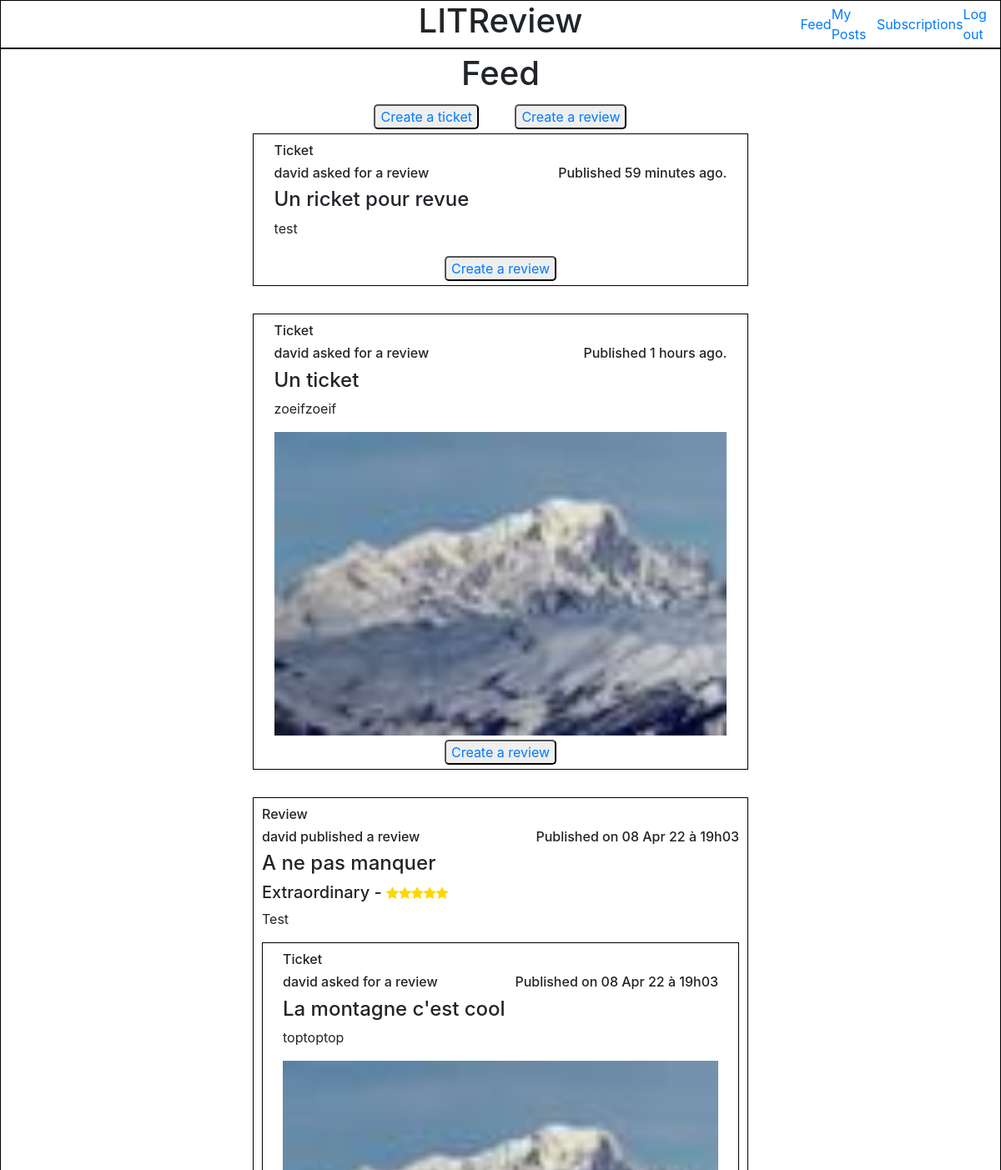
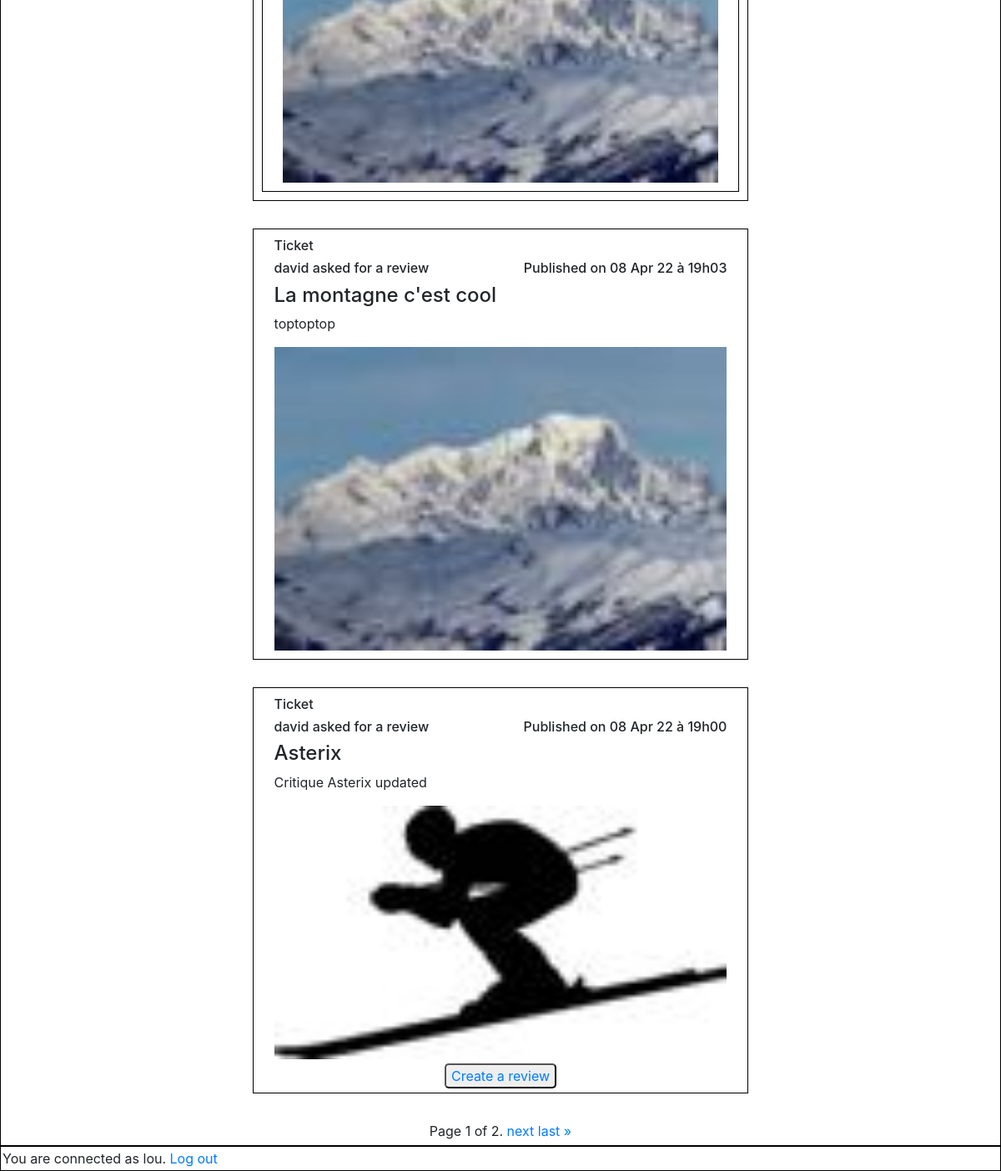
/home_page/ (signed in), run on the app's committed database (2 pictures, top to bottom).
### feedapp/models.py (models this page shows, shortened)
class Ticket(models.Model):
    title = models.CharField(max_length=128)
    description = models.CharField(max_length=2048, blank=True)
    user = models.ForeignKey(settings.AUTH_USER_MODEL, on_delete=models.CASCADE)
    image = models.ImageField(null=True, blank=True)
    time_created = models.DateTimeField(auto_now_add=True)
    IMAGE_MAX_SIZE = (100, 100)

class Review(models.Model):
    ticket = models.ForeignKey(to=Ticket, null=True, on_delete=models.CASCADE)
    rating = models.PositiveSmallIntegerField(validators=[MinValueValidator(0), MaxValueValidator(5)])
    user = models.ForeignKey(settings.AUTH_USER_MODEL, on_delete=models.CASCADE)
    headline = models.CharField(max_length=128)
    body = models.TextField(max_length=8192)
    time_created = models.DateTimeField(auto_now_add=True)

### authentication/models.py (models this page shows)
class User(AbstractUser):
    username = models.CharField(max_length=20, unique=True)
    USERNAME_FIELD = 'username'

### feedapp/views.py (the view)
# urls.py: path('home_page/', home_page, name='home_page'),
@login_required
def home_page(request):
    follower = models.UserFollows.objects.filter(user=request.user).values('followed_user')
    tickets = models.Ticket.objects.filter(Q(user=request.user) | Q(user__in=follower))
    reviews = models.Review.objects.filter(Q(user=request.user) | Q(user__in=follower) |
                                           Q(ticket__in=tickets))
    tickets = tickets.annotate(content_type=Value('TICKET', CharField()))
    reviews = reviews.annotate(content_type=Value('REVIEW', CharField()))
    posts = sorted(chain(tickets, reviews), key=lambda post: post.time_created, reverse=True)
    paginator = Paginator(posts, 5)
    page_number = request.GET.get('page')
    page_obj = paginator.get_page(page_number)
    return render(request, 'feedapp/home_page.html', context={'page_obj': page_obj})

### feedapp/templatetags/feedapp_extras.py (called while the page is built)
@register.filter
def ticket_has_review(value):
    test_existing_reviews = False
    review = models.Review.objects.filter(ticket=value)
    if review:
        test_existing_reviews = True
    return test_existing_reviews

@register.filter
def get_posted_at_display(posted_at):
    seconds_ago = (timezone.now() - posted_at).total_seconds()
    if seconds_ago <= HOUR:
        return f'Published {int(seconds_ago // MINUTE)} minutes ago.'
    elif seconds_ago <= DAY:
        return f'Published {int(seconds_ago // HOUR)} hours ago.'
    return f'Published on {posted_at.strftime("%d %b %y à %Hh%M")}'

@register.simple_tag(takes_context=True)
def get_poster_display(context, user):
    if user == context['user']:
        return 'You'
    return user.username

### feedapp/templates/feedapp/home_page.html (shortened to what this page needs)
{% extends 'base.html' %}
{% load static %}
{% load feedapp_extras %}
    {% block content %}
    <div class="main_content">
        <h1>Feed</h1>
            <div class="main_content_buttons">
                <button type="button" class="button_review_ticket"><a href="{% url 'create_ticket' %}">Create a ticket</a></button>
                <button type="button" class="button_review_ticket"><a href="{% url 'create_review' %}">Create a review</a></button>
            </div>
            {% for post in page_obj %}
                {% if post.content_type == 'TICKET' %}
                <div class="ticket_area">
                    {% include 'feedapp/partials/ticket_snippet.html' with ticket=post %}
                            {% if post|ticket_has_review == False and post.user != user %}
                                <button type="button" class="button_review_ticket"><a href="{% url 'answer_ticket' post.id %}">Create a review</a></button>
                            {% endif %}
                </div>
                {% elif post.content_type == 'REVIEW' %}
                <div class="review_area">
                    {% include 'feedapp/partials/review_snippet.html' with review=post %}
                </div>
                {% endif %}
            {% endfor %}
        <span>
        <span>
            Page {{ page_obj.number }} of {{ page_obj.paginator.num_pages }}.
        </span>
        {% if page_obj.has_next %}
            <a href="?page={{ page_obj.next_page_number }}">next</a>
            <a href="?page={{ page_obj.paginator.num_pages }}">last »</a>
        {% endif %}
        </span>
    </div>
    {% endblock content %}

### templates/base.html (shortened to what this page needs)
<!DOCTYPE html>
<html lang="en">
<head>
    {% load static %}
    <link rel="stylesheet" href="{% static 'style.css' %}">
    <link rel="stylesheet" href="https://cdn.jsdelivr.net/npm/bootstrap@4.3.1/dist/css/bootstrap.min.css">
    <link rel="stylesheet" href="https://cdnjs.cloudflare.com/ajax/libs/font-awesome/4.7.0/css/font-awesome.min.css">
</head>
<body>
    <header class="base_header">
        <div id="header_spaceholder"></div>
        <div class="header_h1"><h1>LITReview</h1></div>
      <nav>
          <a href="{% url 'home_page' %}">Feed</a>
          <a href="{% url 'my_posts_page' %}">My Posts</a>
          <a href="{% url 'subscription_page' %}">Subscriptions</a>
          {% if user.is_authenticated %}
            <a href="{% url 'logout_page' %}">Log out</a>
          {% endif %}
      </nav>
    </header>
  {% block content %} {% endblock content %}
  {% if user.is_authenticated %}
    <footer>You are connected as {{ user }}. <a href="{% url 'logout_page' %}">Log out</a></footer>
  {% endif %}
</body>
</html>

### feedapp/templates/feedapp/partials/ticket_snippet.html
{% load static %}
{% load feedapp_extras %}
<div class="ticket">
    <h6>Ticket</h6>
    <div class="ticket_info">
        <h6>{% get_poster_display ticket.user %} asked for a review</h6>
        <h6>{{ ticket.time_created|get_posted_at_display }}</h6>
    </div>
    <h4>{{ ticket.title }}</h4>
    <p>{{ ticket.description }}</p>
    {% if ticket.image.url is not None %}
        <img src="{{ ticket.image.url }}">
    {% endif %}
</div>

### feedapp/templates/feedapp/partials/review_snippet.html (shortened to what this page needs)
{% load static %}
{% load feedapp_extras %}
<div class="review">
    <h6>Review</h6>
    <div class="review_info">
        <h6>{% get_poster_display review.user%} published a review</h6>
        <h6>{{ review.time_created|get_posted_at_display }}</h6>
    </div>
    <h4>{{ review.headline }}</h4>
    <div class="review_rating">
        {% if review.rating == 5 %}
            <h5>Extraordinary -&nbsp </h5>
            <i class="fa fa-star checked"></i>
            <i class="fa fa-star checked"></i>
            <i class="fa fa-star checked"></i>
            <i class="fa fa-star checked"></i>
            <i class="fa fa-star checked"></i>
        {% endif %}
    </div>
    <p>{{ review.body }}</p>
    <div class="ticket_area">
        {% if review.ticket %}
            {% include 'feedapp/partials/ticket_snippet.html' with ticket=review.ticket %}
        {% endif %}
    </div>
</div>

### static/style.css (style rules this page uses)
.base_header { border: 1px black solid; display: flex; justify-content: center; }
.base_header nav { display: flex; flex: 0.3; justify-content: space-around; align-items: center; text-decoration: none; }
.base_header #header_spaceholder { flex: 0.3; }
.base_header .header_h1 { display: flex; flex: 0.9; justify-content: center; align-items: center; }
.main_content { border: 1px black solid; display: flex; flex-direction: column; justify-content: center; align-items: center; padding: 5px; min-height: 690px; }
.main_content h1 { text-align: center; }
.main_content button { border-radius: 5px; }
.main_content .main_content_buttons { display: flex; justify-content: space-around; align-items: center; width: 30%; padding: 5px; }
.main_content .review_area { width: 50%; display: flex; flex-direction: column; align-items: center; border: 1px black solid; padding: 5px; }
.main_content .ticket_area { width: 50%; display: flex; flex-direction: column; align-items: center; border: 1px black solid; padding: 5px; }
.checked { color: gold; }
.review { display: flex; flex-direction: column; width: 100%; padding: 5px; }
.review .review_info { display: flex; justify-content: space-between; }
.review .review_rating { display: flex; justify-content: flex-start; align-items: baseline; }
.review .ticket_area { width: 100%; display: flex; flex-direction: column; align-items: center; }
.ticket { display: flex; flex-direction: column; width: 95%; padding: 5px; }
.ticket .ticket_info { display: flex; justify-content: space-between; }
footer { border: 1px black solid; display: flex; width: 100%; padding: 2px; }

### data on the page
Ticket: user.username "david", time_created|get_posted_at_display "Published 59 minutes ago.", title "Un ricket pour revue", description "test", shows "Create a review"
Ticket: user.username "david", time_created|get_posted_at_display "Published 1 hours ago.", title "Un ticket", description "zoeifzoeif", image (picture), shows "Create a review"
Review: user.username "david", time_created|get_posted_at_display "Published on 08 Apr 22 à 19h03", headline "A ne pas manquer", rating "Extraordinary -", body "Test", image (picture)
Ticket: user.username "david", time_created|get_posted_at_display "Published on 08 Apr 22 à 19h03", title "La montagne c'est cool", description "toptoptop", image (picture)
Ticket: user.username "david", time_created|get_posted_at_display "Published on 08 Apr 22 à 19h00", title "Asterix", description "Critique Asterix updated", image (picture), shows "Create a review"
User: username "lou"

### other printed values
{{ page_obj.number }} "1"
{{ page_obj.paginator.num_pages }} "2"
